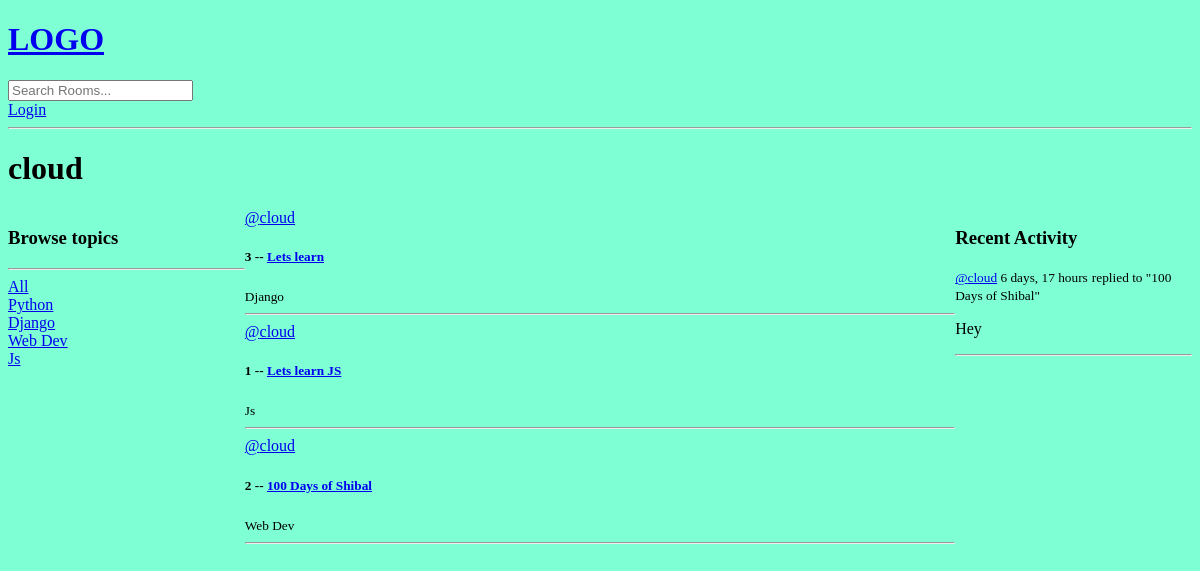
Before: /profile/1/ with the older database file.
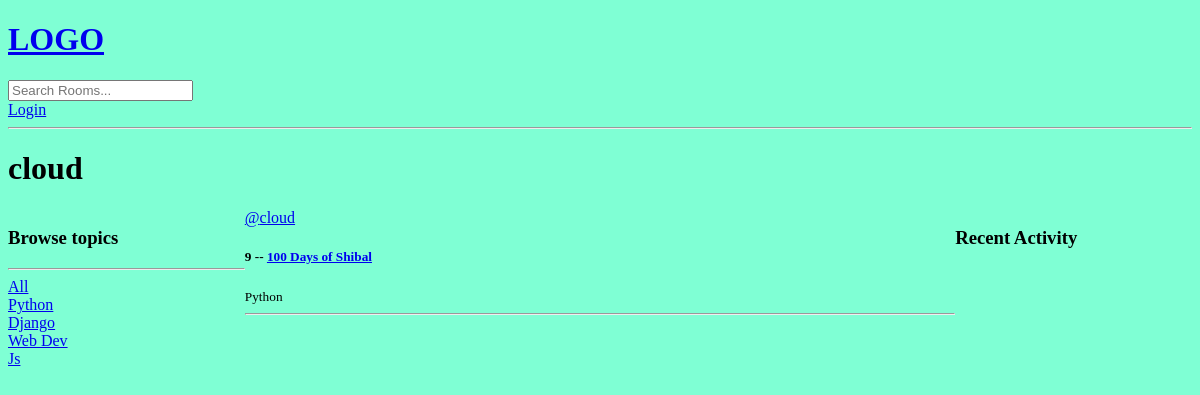
After: the same page with the newer database file.
### base/models.py (models this page shows, shortened)
class Topic(models.Model):
    name = models.CharField(max_length=200)

class Room(models.Model):
    host = models.ForeignKey(User, on_delete=models.SET_NULL, null=True)
    topic = models.ForeignKey(Topic, on_delete=models.SET_NULL, null=True)
    name = models.CharField(max_length=200)
    description = models.TextField(null=True, blank=True)
    participants = models.ManyToManyField(User, related_name='participants', blank=True)
    updated = models.DateTimeField(auto_now=True)
    created = models.DateTimeField(auto_now_add=True)
    class Meta:
        ordering = ['-updated', '-created']
    def __str__(self):
        return self.name

class Message(models.Model):
    user = models.ForeignKey(User, on_delete=models.CASCADE)
    room = models.ForeignKey(Room, on_delete=models.CASCADE)
    body = models.TextField()
    updated = models.DateTimeField(auto_now=True)
    created = models.DateTimeField(auto_now_add=True)
    class Meta:
        ordering = ['-updated', '-created']
    def __str__(self):
        return self.body[0:50]

### base/views.py (the view)
# urls.py: path('profile/<str:pk>/', views.user_profile, name='user-profile'),
def user_profile(request, pk):
    user = User.objects.get(id=pk)
    rooms = user.room_set.all()
    room_messages = user.message_set.all()
    topics = Topic.objects.all()
    context = {'user':user, 'rooms':rooms, 'room_messages': room_messages, 'topics':topics}
    return render(request, 'base/profile.html', context)

### base/templates/base/profile.html (shortened to what this page needs)
{% extends 'main.html' %}
{% block content %}
<h1>{{user.username}}</h1>
<div class="profile-container">
    <div>
        {% include 'base/topics_component.html' %}
    </div>
    <div>
        {% include 'base/feed_component.html' %}
    </div>
    <div>
        {% include 'base/activity_component.html' %}
    </div>
</div>
{% endblock content %}

### templates/main.html (shortened to what this page needs)
<!DOCTYPE html>
{% load static %}
<html lang="en">
<head>
    <link rel="stylesheet" type='text/css' media='screen' href="{% static 'styles/main.css' %}">
</head>
<body>
    {% include 'navbar.html' %}
    {% block content %}
    {% endblock %}
</body>
</html>

### templates/navbar.html
<a href="/">
    <h1>LOGO</h1>
</a>
<form method="GET" action="{% url 'home' %}"">
    <input type="text" name="q" placeholder="Search Rooms..."/>
</form>
{% if request.user.is_authenticated %}
<p>Hello {{request.user}}</p>
<a href="{% url 'logout' %}">Logout</a>
{% else %}
<a href="{% url 'login' %}">Login</a>
{% endif %}
<hr>

### base/templates/base/topics_component.html
    <h3>Browse topics</h3>
    <hr>
    <div>
        <a href="{% url 'home' %}">All</a>
    </div>
    {% for topic in topics %}
    <div>
        <a href="{% url 'home' %}?q={{topic.name}}">{{topic.name}}</a>
    </div>
    {% endfor %}

### base/templates/base/feed_component.html (shortened to what this page needs)
<div>
    {% for room in rooms %}
    <div>
        <a href="{% url 'user-profile' room.host.id %}">@{{room.host.username}}</a>
        <h5>{{room.id}} -- <a href="{% url 'room' room.id %}">{{room.name}}</a></h5>
        <small>{{room.topic.name}}</small>
        <hr>
    </div>
    {% endfor %}
</div>

### base/templates/base/activity_component.html (shortened to what this page needs)
<h3>Recent Activity</h3>
{%  for message in room_messages %}
<div>
    <small><a href="{% url 'user-profile' message.user.id %}">@{{message.user}}</a>
    {{message.created|timesince}}</small>
    <small>replied to "{{message.room}}"</small>
    <p>{{message}}</p>
    <hr>
    </div>
{% endfor %}

### static/styles/main.css (style rules this page uses)
body { background-color: aquamarine; }

### base/templates/base/profile.html (style rules this page uses)
.profile-container { display: grid; grid-template-columns: 1fr 3fr 1fr; }

Changed rows visible on the page:
removed Room: host.username "cloud", id "3", name "Lets learn", topic.name "Django"
removed Room: host.username "cloud", id "1", name "Lets learn JS", topic.name "Js"
removed Room: host.username "cloud", id "2", name "100 Days of Shibal", topic.name "Web Dev"
removed Message: user "cloud", created "6 days, 17 hours", room "100 Days of Shibal", body "Hey"
added Room: host.username "cloud", id "9", name "100 Days of Shibal", topic.name "Python"
